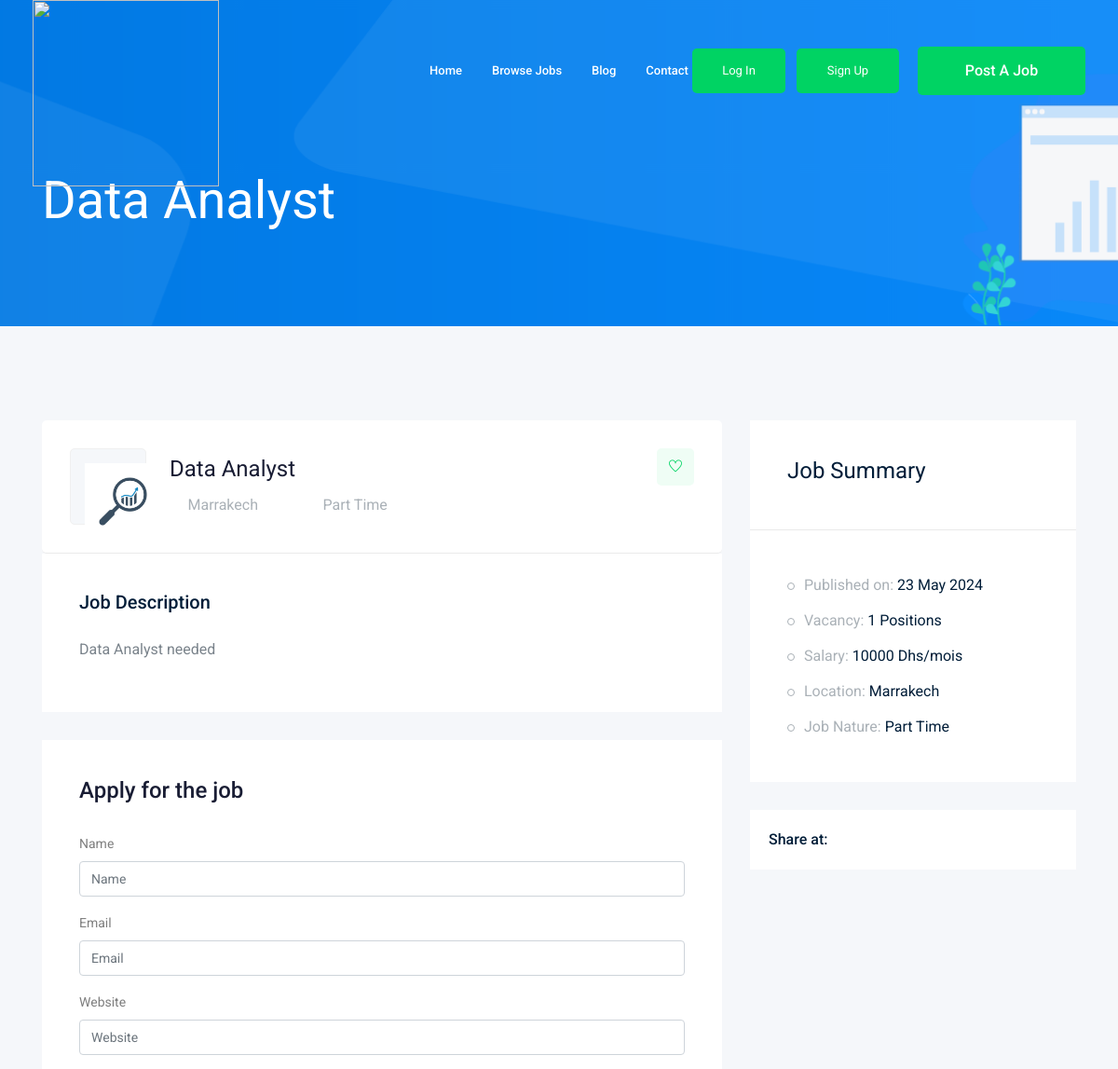
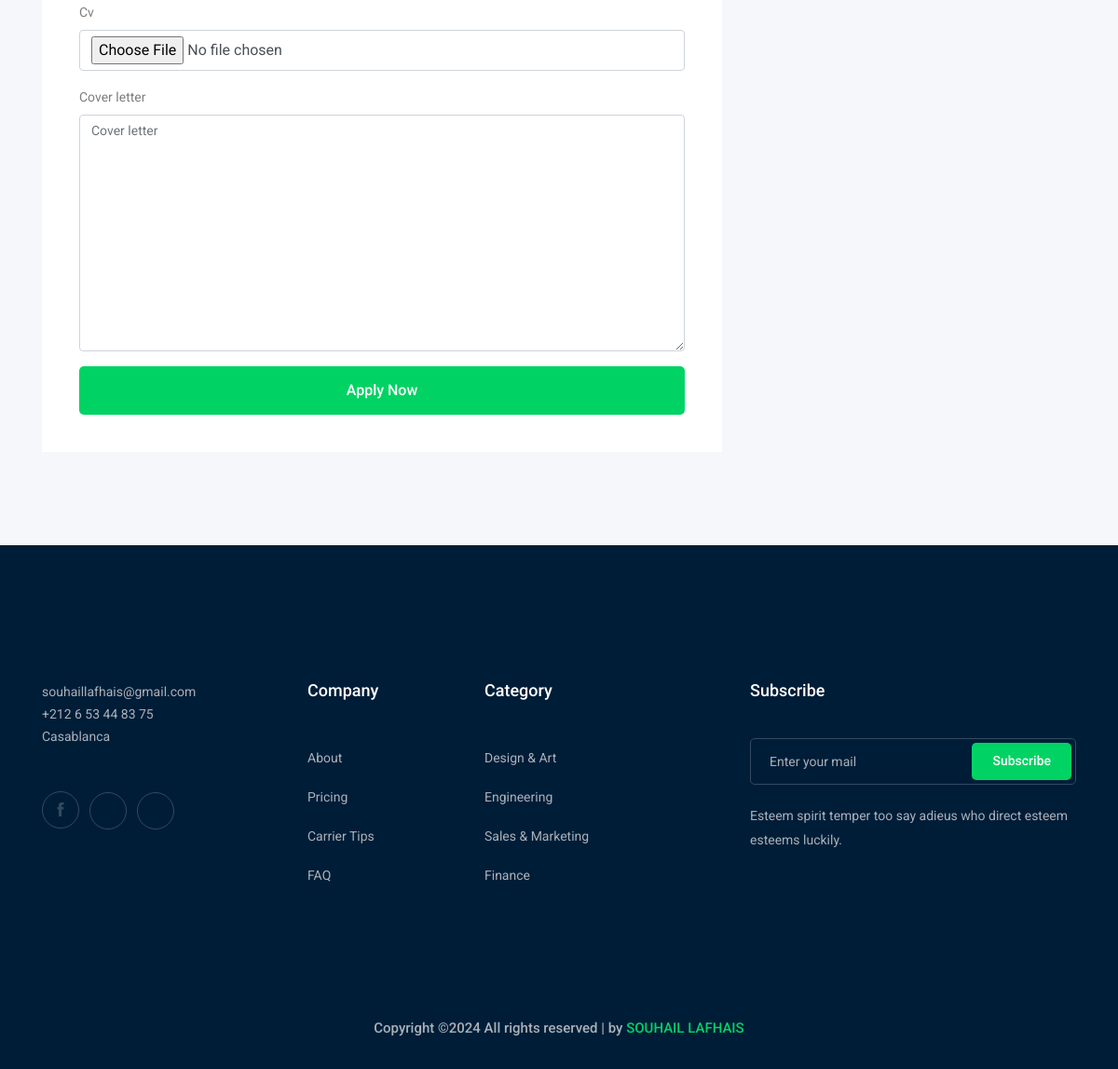
The app's page /emploi/data-analyst with its own data (2 pictures, top to bottom).
### job/models.py (models this page shows, shortened)
class Job(models.Model):  # table
    owner = models.ForeignKey(User, related_name='job_owner',null=True, on_delete=models.CASCADE)
    title = models.CharField(max_length=100)  # column
    city = models.CharField(max_length=50)
    job_type = models.CharField(max_length=15 , choices=JOB_TYPE)
    description = models.TextField(max_length=1000)
    published_at = models.DateTimeField(auto_now=True)
    Availability = models.IntegerField(default=1)
    salary = models.IntegerField(default=0)
    experience = models.IntegerField(default=1)
    category = models.ForeignKey('Category',on_delete=models.CASCADE)
    image = models.ImageField(upload_to=image_upload)
    slug = models.SlugField(blank=True, null=True)
    def __str__(self):
        return self.title

### job/views.py (the view)
# urls.py: path('<str:slug>', views.job_detail, name='job_detail'),
def job_detail(request , slug):
    job_detail = Job.objects.get(slug=slug)
    if request.method == 'POST' :
       form = ApplyForm(request.POST , request.FILES)
       if form.is_valid() :
           myform = form.save(commit=False)
           myform.job = job_detail
           myform.save()
    else :
        form = ApplyForm()
    context = {'job' : job_detail , "form":form}
    return render (request,'job/job_detail.html',context)

### job/form.py
class ApplyForm(forms.ModelForm):
    class Meta :
        model = Apply
        fields = ['name','email','website','cv','cover_letter']

### job/templates/job/job_detail.html (shortened to what this page needs)
 {% extends 'base.html'  %}
 {% load bootstrap4 %}
 {% block body %}
    <div class="bradcam_area bradcam_bg_1">
        <div class="container">
            <div class="row">
                <div class="col-xl-12">
                    <div class="bradcam_text">
                        <h3>{{job}}</h3>
                    </div>
                </div>
            </div>
        </div>
    </div>
    <div class="job_details_area">
        <div class="container">
            <div class="row">
                <div class="col-lg-8">
                    <div class="job_details_header">
                        <div class="single_jobs white-bg d-flex justify-content-between">
                            <div class="jobs_left d-flex align-items-center">
                                <div class="thumb">
                                    <img src="{{ job.image.url }}" style="object-fit: scale-down; height :82px;width:82px">
                                </div>
                                <div class="jobs_conetent">
                                    <a href="#"><h4>{{job.title}}</h4></a>
                                    <div class="links_locat d-flex align-items-center">
                                        <div class="location">
                                            <p> <i class="fa fa-map-marker"></i>{{job.city}}</p>
                                        </div>
                                        <div class="location">
                                            <p> <i class="fa fa-clock-o"></i>{{job.job_type}}</p>
                                        </div>
                                    </div>
                                </div>
                            </div>
                            <div class="jobs_right">
                                <div class="apply_now">
                                    <a class="heart_mark" href="#"> <i class="ti-heart"></i> </a>
                                </div>
                            </div>
                        </div>
                    </div>
                    <div class="descript_wrap white-bg">
                        <div class="single_wrap">
                            <h4>Job Description</h4>
                            <p>{{job.description}}</p>
                        </div>
                    </div>
                    <div class="apply_job_form white-bg">
                        <h4>Apply for the job</h4>
                        <form  method="POST" enctype="multipart/form-data">
                            {% bootstrap_form form %}
                            {% buttons %}
                                    <button class="boxed-btn3 w-100" type="submit">Apply Now</button>
                            {% endbuttons %}
                        </form>
                    </div>
                </div>
                <div class="col-lg-4">
                    <div class="job_sumary">
                        <div class="summery_header">
                            <h3>Job Summary</h3>
                        </div>
                        <div class="job_content">
                            <ul>
                                <li>Published on: <span>{{job.published_at|date:'d M o'}}</span></li>
                                <li>Vacancy: <span>{{job.Availability}} Positions</span></li>
                                <li>Salary: <span>{{job.salary}} Dhs/mois</span></li>
                                <li>Location: <span>{{job.city}}</span></li>
                                <li>Job Nature: <span>{{job.job_type}}</span></li>
                            </ul>
                        </div>
                    </div>
                    <div class="share_wrap d-flex">
                        <span>Share at:</span>
                        <ul>
                            <li><a href="#"> <i class="fa fa-facebook"></i></a> </li>
                            <li><a href="#"> <i class="fa fa-google-plus"></i></a> </li>
                            <li><a href="#"> <i class="fa fa-twitter"></i></a> </li>
                            <li><a href="#"> <i class="fa fa-envelope"></i></a> </li>
                        </ul>
                    </div>
                 </div>
                </div>
            </div>
        </div>
{% endblock body %}

### records on screen
Job: title "Data Analyst", image (picture), city "Marrakech", job_type "Part Time", description "Data Analyst needed", published_at "23 May 2024", Availability "1", salary "10000"
